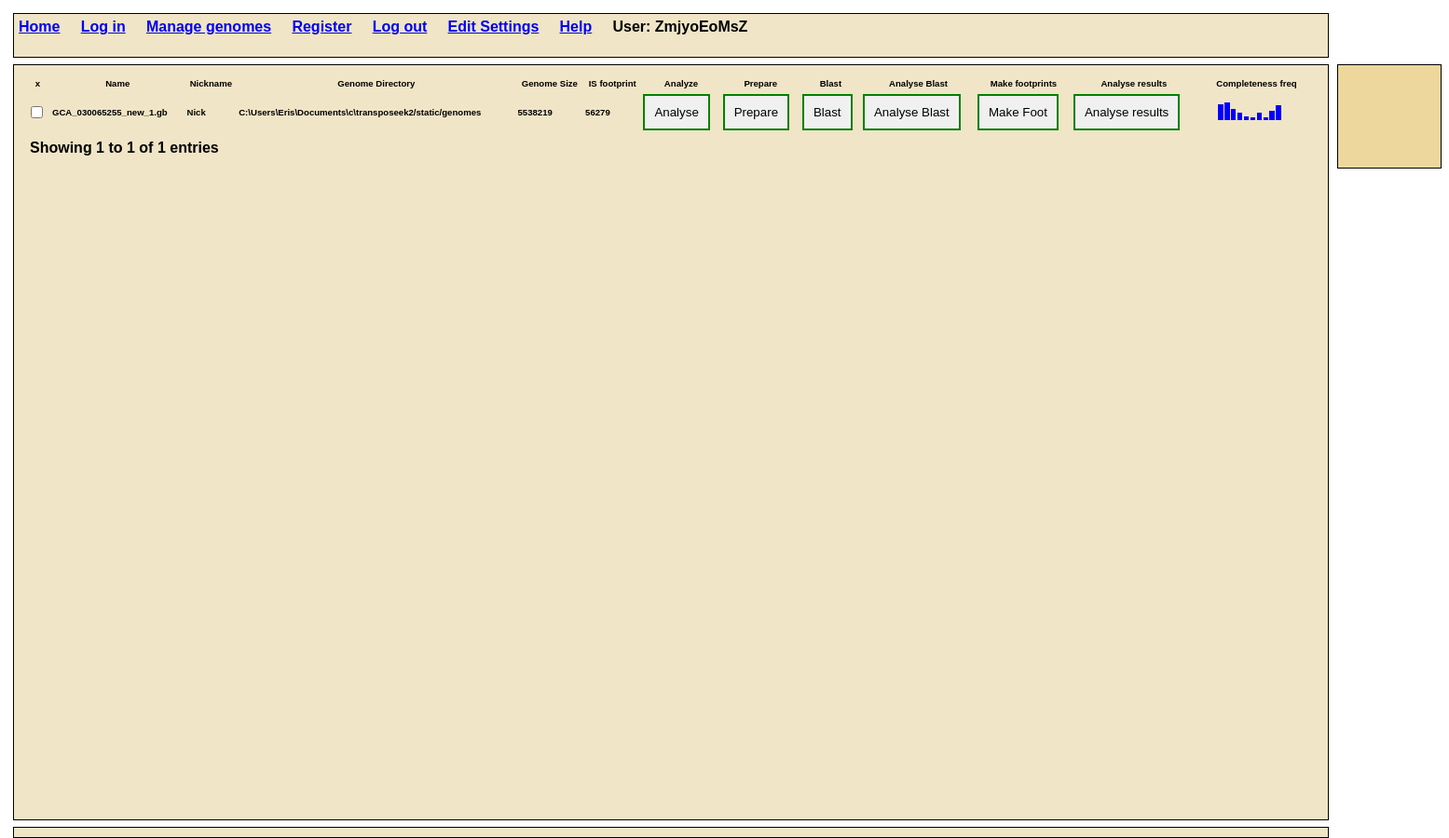
The page / (signed in) on the database its author committed.
### event/models.py (models this page shows)
class UserProfile(models.Model):
	last_active_time = models.DateTimeField(null=True, blank=True)
	name=models.CharField('User Name',max_length=120,default='0')
	user = models.OneToOneField(User, on_delete=models.CASCADE)
	user_type=models.CharField('user_type',max_length=120,default='regular')
	x = models.IntegerField("x",default=0)
	y = models.IntegerField("y",default=0)
	xpos = models.IntegerField("xpos",default=0)
	ypos = models.IntegerField("ypos",default=0)
	pending_xpos = models.IntegerField("pending_xpos",default=0)
	pending_ypos = models.IntegerField("pending_ypos",default=0)
	mode = models.CharField('mode',max_length=30,blank=True)
	question=models.ForeignKey(Question, blank=True,null=True,on_delete=models.SET_NULL)
	correct_answers = models.IntegerField("correct_answers",default=0)
	wrong_answers = models.IntegerField("wrong_answers",default=0)
	temp_label_holder=models.CharField('temp_label_holder',max_length=120,default='x')
	temp_question_holder=models.CharField('temp_question_holder',max_length=120,default='x')
	temp_question_area_holder=models.CharField('temp_question_area_holder',max_length=120,default='x')
	temp_question_area_strength_holder=models.CharField('temp_question_area_strength_holder',max_length=120,default='0')
	current_genome_dir=models.CharField('user_current_genome_dir',max_length=120,default='')
	blast_directory=models.CharField('blast_directory',max_length=120,default='')
	first_e_cutoff=models.CharField('first_e_cutoff',max_length=120,default='1e-6')
	second_e_cutoff=models.CharField('second_e_cutoff',max_length=120,default='1e-6')
	transposase_protein_database=models.CharField('transposase_protein_database',max_length=120,default='C:/Users/Eris/Documents/scripts/autothink/is_aa_30_nov2016.fa')
	blast_files_dir=models.CharField('blast_files_dir',max_length=120,default="D:/blastresults/")
	blast_analysis_dir=models.CharField('blast_analysis_dir',max_length=120,default="D:/blastanalysis/")
	analysed_gb_files_dir=models.CharField('analysed_gb_files',max_length=120,default="D:/analysed_gb_files/")
	work_files_dir=models.CharField('work_files_dir',max_length=120,default="D:/workfiles/")
	is_list_csv_file_dir=models.CharField('is_list_csv_file_dir',max_length=120,default="D:/is_csvs/")
	is_frequency_pic_dir=models.CharField('is_frequency_pic_dir',max_length=120,default="c:/Users/Eris/Documents/visualAutothink/visapp_proj/static/event/images/")
	def __str__(self):
		return str(self.user)

class genomeEntry(models.Model):
    name=models.CharField('name',max_length=120)
    path=models.CharField('path',max_length=120,default="-1")
    extra=models.CharField('extra',max_length=120)
    is_dir=models.CharField('is_dir',max_length=120,default=-1)
    description=models.TextField(blank=True)
    contigs_num=models.IntegerField('contigs_num',default=-1)
    genome_size=models.IntegerField('genome_size',default=-1)
    footprint_size=models.IntegerField('footprint_size',default=-1)
    button_analyse_isok=models.TextField('button_analyse_isok',default="red")
    button_prepare_isok=models.TextField('button_prepare_isok',default="red")
    button_blast_isok=models.TextField('button_blast_isok',default="red")
    button_blastanal_isok=models.TextField('button_blastanal_isok',default="red")
    button_footprints_isok=models.TextField('button_footprints_isok',default="red")
    button_analyse_results_isok=models.TextField('button_analyse_results_isok',default="red")
    files_num=models.IntegerField('files_num',default=-1)
    footprints=models.ManyToManyField(Footprint,blank=True)
    work_files_dir=models.CharField('work_files_dir',max_length=120,default="D:/workfiles/")
    concat_fasta_file=models.CharField('concat_fasta_file',max_length=120,default="")
    blast_results_file=models.CharField('blast_results_file',max_length=120,default="")
    blast_analysis_file=models.CharField('blast_analysis_file',max_length=120,default="")
    analysed_gb_files=models.CharField('analysed_gb_files',max_length=120,default="")
    is_list_csv_file=models.CharField('is_list_csv_file',max_length=120,default="")
    is_frequency_pic=models.CharField('is_frequency_pic',max_length=120,default="")
    def __str__(self):
	    return self.name

### event/views.py (the view, shortened to what this page needs)
# urls.py: path('',views.home,name="home"),
def home(request):
    user=request.user
    if request.method == 'POST':
        sent_action = request.POST.get('command')
        sent_answer = request.POST.get('answer')
        print("sent action")
        print(sent_action)
        if sent_action == 'analyzefile':
            sent_answer = request.POST.get('answer')
            genObj = genomeEntry.objects.filter(name=sent_answer).first()
            genomeFullPath=genObj.path+"/"+genObj.name
            contigs=getGenomeInfo(genomeFullPath)
            genObj.contigs_num=int(contigs[0])
            genObj.genome_size=int(contigs[1])
            genObj.save()
            dbsquares=getDatabaseAndView()
            sent_path=user.userprofile.current_genome_dir
            checkButtons()
            return render(request,'event/home.html',{'squaredb':dbsquares})
        if sent_action == 'prepare':
            sent_answer = request.POST.get('answer')
            genObj = genomeEntry.objects.filter(name=sent_answer).first()
            genomeFullPath=genObj.path+"/"+genObj.name
            contigs=prepareGenomeForBlast(genomeFullPath,genObj,sent_answer,user)
            genObj.contigs_num=contigs[0]
            genObj.genome_size=contigs[1]
            genObj.save()
            dbsquares=getDatabaseAndView()
            sent_path=user.userprofile.current_genome_dir
            checkButtons()
            return render(request,'event/home.html',{'squaredb':dbsquares})
        if sent_action == 'blast':
            print("sent_command blast")
            sent_answer = request.POST.get('answer')
            genObj = genomeEntry.objects.filter(name=sent_answer).first()
            genomeFullPath=genObj.path+"/"+genObj.name
            doblast(genomeFullPath,genObj,sent_answer,user)
            dbsquares=getDatabaseAndView()
            sent_path=user.userprofile.current_genome_dir
            checkButtons()
            return render(request,'event/home.html',{'squaredb':dbsquares})
        if sent_action == 'analyseblast':
            print("sent_command analyse blast")
            sent_answer = request.POST.get('answer')
            genObj = genomeEntry.objects.filter(name=sent_answer).first()
            analyseblast(genObj,sent_answer,user)
            dbsquares=getDatabaseAndView()
            sent_path=user.userprofile.current_genome_dir
            checkButtons()
            return render(request,'event/home.html',{'squaredb':dbsquares})
        if sent_action == 'make_footprint':
            print("sent_command make_footprint")
            sent_answer = request.POST.get('answer')
            genObj = genomeEntry.objects.filter(name=sent_answer).first()
            analyse_footprints(genObj,sent_answer,user)
            dbsquares=getDatabaseAndView()
            sent_path=user.userprofile.current_genome_dir
            checkButtons()
            return render(request,'event/home.html',{'squaredb':dbsquares})
        if sent_action == 'analyse_results':
            print("sent_command analyse_results")
            sent_answer = request.POST.get('answer')
            genObj = genomeEntry.objects.filter(name=sent_answer).first()
            analyse_results(genObj,sent_answer,user)
            dbsquares=getDatabaseAndView()
            sent_path=user.userprofile.current_genome_dir
            checkButtons()
            return render(request,'event/home.html',{'squaredb':dbsquares})
        file_list = ["test1","testt2"]#os.listdir(directory_path)
        items = []
        for file_name in file_list:
            item = ListItem(name=file_name)
            items.append(item)
            print(file_name)
        dbsquares=getDatabaseAndView()
        sent_path=user.userprofile.current_genome_dir
        return render(request,'event/home.html',{'squaredb':dbsquares})
    else: # if request method was not post
        dbsquares=getDatabaseAndView()
        file_list = ["test1","testt2"]#os.listdir(directory_path)
        items = []
        for file_name in file_list:
            item = ListItem(name=file_name)
            items.append(item)
        checkButtons()
        try:
            sent_path=user.userprofile.current_genome_dir
        except:
            sent_path=""
        return render(request,'event/home.html',{'squaredb':dbsquares})

### event/views.py (called while the page is built)
def checkButtons():
    genomeentrylist=genomeEntry.objects.all()
    for genomme in genomeentrylist:
        if is_valid_file(genomme.path+"/"+genomme.name):
            genomme.button_analyse_isok="green"
            genomme.button_prepare_isok="green"
            genomme.save()
        if is_valid_concat_file(genomme.concat_fasta_file):
            genomme.button_blast_isok="green"
            genomme.save()
        if is_valid_blastresults_file(genomme.blast_results_file):
            genomme.button_blastanal_isok="green"
            genomme.save()
        if genomme.footprints.all().exists():
            genomme.button_footprints_isok="green"
            genomme.save()
        if is_valid_analysed_gb_file(genomme.analysed_gb_files):
            genomme.button_analyse_results_isok="green"
            genomme.save()
    return()

def is_valid_file(path):
    return os.path.isfile(path) and path.lower().endswith(('.gb', '.fa', '.fasta','.gbk', '.gbff', '.fna'))

def is_valid_concat_file(path):
    return os.path.isfile(path) and path.lower().endswith(('_conc.fa'))

def is_valid_blastresults_file(path):
    return os.path.isfile(path) and path.lower().endswith(('_blast1results.xml'))

def is_valid_analysed_gb_file(path):
    return os.path.isfile(path) and path.lower().endswith(('.gb'))

def getDatabaseAndView():
    dbsquares = genomeEntry.objects.all()
    return (dbsquares)

### event/templates/event/home.html (shortened to what this page needs)
{% extends 'event/base.html' %}
{% load static %}
{% load my_tags %}
{%block content%}
<!DOCTYPE html>
<html>
  <head>
  </head>
  <body>
    <div class="container">
     <div class="header">
          <a class="nav-link" href="{% url 'home' %}">Home</a>&nbsp;&nbsp;&nbsp;&nbsp;
          <a class="nav-link" href="{% url 'login' %}">Log in</a>&nbsp;&nbsp;&nbsp;&nbsp;
          <a class="nav-link" href="{% url 'managegenomes' %}">Manage genomes</a>&nbsp;&nbsp;&nbsp;&nbsp;
            <a class="nav-link" href="{% url 'register_user' %}">Register</a>&nbsp;&nbsp;&nbsp;&nbsp;
            <a class="nav-link" href="{% url 'logout' %}">Log out</a>&nbsp;&nbsp;&nbsp;&nbsp;
            <a class="nav-link" href="{% url 'editSettings' %}"> Edit Settings</a>&nbsp;&nbsp;&nbsp;&nbsp;
            <a class="nav-link" href="{% url 'help' %}">Help</a>&nbsp;&nbsp;&nbsp;&nbsp;
          User: {{user.userprofile}}
     </div>
     <div class="content-large">
      <table id="example" class="table table-striped" style="width:100%">
        <thead>
            <tr>
              <th>x</th>
                <th>Name</th>
                <th>Nickname</th>
                <th>Genome Directory</th>
                <th>Genome Size</th>
                <th>IS footprint</th>
                <th>Analyze</th>
                <th>Prepare</th>
                <th>Blast</th>
                <th> Analyse Blast</th>
                <th> Make footprints</th>
                <th> Analyse results</th>
                <th> Completeness freq</th>
            </tr>
        </thead>
        <tbody>
          {% for item in squaredb %}
          <tr>
            <td><input type="checkbox" name="{{ item }}" {% if item.is_checked %}checked{% endif %}></td>
            <td> {{item.name}}</td>
            <td> Nick</td>
            <td> {{item.path}}</td>
            <td> {{item.genome_size}}</td>
            <td> {{item.footprint_size}}</td>
            <td><button class="myButton2" style="border: 2px solid {{ item.button_analyse_isok }}" onclick="getGenomeSize('{{ item.name }}')">Analyse</button></td>
            <td><button class="myButton2" style="border: 2px solid {{ item.button_prepare_isok }}" onclick="prepare('{{ item.name }}')">Prepare</button></td>
            <td><button class="myButton2" style="border: 2px solid {{ item.button_blast_isok }}" onclick="blast('{{ item.name }}')">Blast</button></td>
            <td><button class="myButton2" style="border: 2px solid {{ item.button_blastanal_isok }}" onclick="analyse_blast('{{ item.name }}')">Analyse Blast</button></td>
            <td><button class="myButton2" style="border: 2px solid {{ item.button_footprints_isok }}" onclick="make_foot('{{ item.name }}')">Make Foot</button></td>
            <td><button class="myButton2" style="border: 2px solid {{ item.button_analyse_results_isok }}" onclick="analyse_results('{{ item.name }}')">Analyse results</button></td>
            <td>
              {% if item.is_frequency_pic %}
                  <img src="{{ STATIC_URL }}event/images/{{ item.is_frequency_pic}}" alt="Image 2">
              {% else %}
                  <img src="{{ STATIC_URL }}event/images/blank.png" alt="Default Image">
              {% endif %}
          </td>
          </tr>
        {% endfor %}
    </table>
    </div>
    <div class="content-question_answer">
     </div>
   <div class="footer">
    </div>
{%endblock%}

### event/templates/event/home.html (style rules this page uses)
.container { width: 100vw; height: 100vh; font-family: Arial, Helvetica, sans-serif; font-weight: bold; font-size: 2; display: grid; grid-template-columns:700px 1fr 50 px; grid-template-rows: 50px 1fr 1fr 50px; gap: 5px; padding: 5px; box-sizing: border-box; position: relative; outline: none; }
.container div { padding: 5px; margin: 1px; z-index: 1; }
.header { width: 1400px; grid-column-start: 1; grid-column-end: 4; outline: 2px; border: 1px solid #000000; background-color: rgb(240, 229, 198); }
.myButton2 { padding: 10px; background-color: #f0f0f0; }
.content-large { grid-row-start: 2; grid-row-end: span 1; grid-column-start: 1; height: 800px; width: 1400px; outline: 1px; border: 1px solid #000000; background-color: rgb(240, 229, 198); align-items: center; overflow: auto; }
.content-question_answer { width: 100px; height: 100px; font-family: "IM Fell DW Pica","EB Garamond", serif; border: 1px solid #000000; padding: 5px; margin: 0px; z-index: 1; background-color: rgb(237, 215, 156); }
.footer { width: 1400px; grid-column-start: 1; grid-column-end: span 3; grid-row-start: 3; border: 1px solid #000000; background-color: rgb(240, 229, 198); }
.dataTable { font-size: 0.6em; }

### rows shown on the page
genomeEntry: name "GCA_030065255_new_1.gb", path "C:\\Users\\Eris\\Documents\\c\\transposeek2/static/genomes", genome_size "5538219", footprint_size "56279", is_frequency_pic (picture)

### other values the page prints
{{ user.userprofile }} "ZmjyoEoMsZ"
